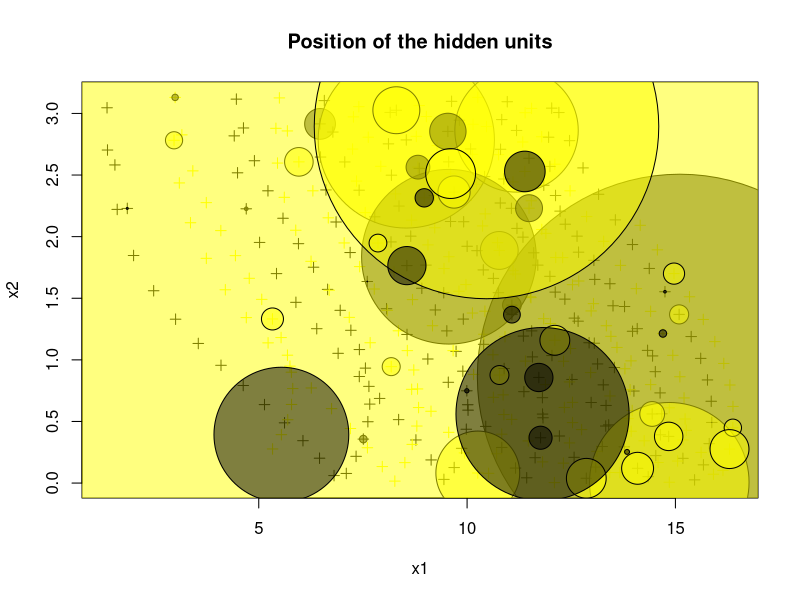

Reproduce this figure in R.
x <- c(4.627,2.478,15.180,12.977,11.486,11.064,10.884,14.442,8.357,11.841,2.967,11.187,1.370,1.996,7.172,9.909,4.090,6.299,11.808,14.332,15.859,13.033,12.095,10.133,9.137,7.604,16.308,3.741,14.452,6.653,8.772,14.632,9.444,14.937,8.184,8.507,13.558,13.779,10.023,10.232,9.605,13.863,11.386,12.106,7.211,7.560,14.838,12.334,7.347,11.341,15.232,11.793,7.409,8.266,10.448,11.697,13.244,6.392,13.969,15.260,15.811,4.896,11.519,10.910,10.772,13.536,4.198,12.000,10.143,5.221,13.132,11.400,6.261,11.160,11.838,7.608,8.648,15.378,14.639,4.440,14.406,12.861,10.832,5.892,9.237,5.536,7.644,13.502,10.777,12.675,7.272,13.774,5.332,6.779,11.197,12.749,5.582,8.366,13.971,10.085,14.966,11.763,13.962,5.816,12.531,7.336,15.053,16.161,8.558,6.483,7.929,9.549,7.050,9.214,13.399,10.372,5.749,7.785,1.603,10.128,11.101,10.389,11.812,15.616,12.203,9.628,9.539,13.053,13.088,13.430,10.889,13.335,9.918,15.672,12.680,7.555,8.683,11.599,11.351,10.257,9.603,11.722,12.294,10.466,8.914,14.749,7.901,12.568,9.061,9.805,12.315,12.869,8.721,3.094,9.134,11.822,14.853,7.200,10.754,13.681,13.043,12.472,9.898,7.422,12.664,10.630,8.836,6.955,4.772,10.833,14.346,13.269,10.238,14.529,5.224,11.392,15.089,12.783,8.113,11.071,5.072,14.405,13.839,8.794,14.092,11.431,12.530,13.938,8.811,13.278,9.994,8.821,3.004,10.881,14.062,7.413,8.555,13.064,7.861,9.224,16.381,6.807,5.888,1.548,5.783,13.428,9.514,6.471,9.973,12.215,6.061,8.067,9.815,2.993,8.850,3.549,10.001,9.736,11.541,4.700,5.426,8.690,9.559,10.428,13.788,12.977,10.257,9.564,6.574,9.936,11.548,7.619,13.667,11.791,16.141,3.418,6.315,14.583,11.957,9.058,10.832,7.965,8.302,5.689,11.468,7.628,15.912,4.463,9.870,12.457,11.103,9.687,5.495,9.013,3.742,11.880,15.338,12.530,6.459,7.065,10.516,8.284,15.769,15.107,11.533,11.075,12.459,13.342,13.452,5.963,14.567,4.094,13.424,4.491,10.709,10.731,5.412,14.155,12.128,1.359,9.022,12.232,4.412,5.613,4.701,5.787,16.298,10.631,5.450,9.981,10.157,6.856,12.574,8.247,7.402,8.085,11.891,11.364,13.156,7.252,6.905,7.101,8.541,10.751,12.356,5.619,15.460,8.179,15.873,12.347,8.174,8.670,11.568,9.690,12.031,11.163,13.934,9.446,11.632,11.988,15.181,5.953,12.115,11.988,7.510,7.772,8.566,14.083,14.004,10.398,11.550,16.378,5.543,5.696,11.487,15.607,14.700,15.668,14.673,10.435,12.311,11.811,6.748,4.633,1.845,9.440,11.336,5.329,14.852,10.016,12.518,14.372,12.458,15.207,8.852,6.613,9.170,15.946,13.912,10.865,10.420,14.250,7.193,6.691,10.621,13.327,10.797,6.255,8.154,9.665,12.639,13.597,12.106,8.352,12.123,7.664,8.781,12.483,12.928,9.280,10.964,8.668,7.674,5.020,14.517,10.803,5.687,9.976,6.669,12.037,9.558,12.966,8.972,3.362,3.155,13.116,7.415,11.076,10.402,5.138)
y <- c(0.792,1.561,0.201,0.654,2.636,2.230,0.556,0.561,0.515,2.417,2.782,2.862,2.703,1.847,1.345,1.331,2.049,2.372,0.693,1.077,0.664,1.456,0.004,2.668,0.188,1.636,0.796,2.276,1.032,1.572,0.350,0.732,0.030,1.037,2.499,0.166,2.136,1.433,0.592,2.425,2.512,0.523,2.529,2.588,1.240,0.933,0.379,0.614,2.451,1.996,0.520,2.058,2.377,0.016,0.460,1.769,0.297,1.253,1.936,0.428,0.320,2.616,1.512,1.188,1.888,0.938,1.569,1.295,2.912,2.372,0.967,0.990,0.772,1.697,1.334,0.287,2.004,1.189,0.392,1.846,0.799,0.039,0.397,1.467,1.405,1.181,0.785,1.439,0.877,1.874,2.972,0.294,0.277,2.849,2.067,0.434,2.149,2.248,1.232,2.712,1.700,0.368,0.589,0.767,0.491,0.217,0.179,0.971,1.206,2.646,2.571,0.818,1.949,2.333,0.472,2.087,0.949,2.161,2.221,1.380,2.444,1.730,0.172,0.249,3.007,3.098,2.854,1.135,0.130,0.707,0.930,0.630,2.121,0.148,1.640,2.195,0.314,1.869,1.193,3.130,2.123,0.857,1.830,2.894,1.581,1.553,0.687,0.209,1.933,1.557,0.989,2.163,0.918,2.436,0.583,0.530,0.007,0.443,2.665,1.767,1.808,2.372,0.908,1.757,1.314,0.696,0.613,1.402,1.662,0.289,0.052,0.797,1.886,0.223,1.138,3.006,1.369,2.558,2.753,0.517,1.491,1.394,0.253,0.463,0.120,0.043,0.655,0.421,0.764,1.962,0.749,2.564,1.330,2.468,1.578,0.865,1.765,1.653,1.948,2.072,0.622,0.061,2.052,2.582,0.900,1.618,1.235,2.915,1.611,0.382,0.344,1.415,2.945,3.130,3.064,1.133,1.922,1.069,2.291,2.226,1.700,1.489,0.412,1.395,0.928,1.397,0.082,1.837,3.104,0.245,3.041,0.498,0.085,2.811,0.103,2.534,1.752,0.167,2.807,1.007,2.950,0.134,3.026,1.038,0.342,2.807,0.072,3.116,0.282,0.326,1.724,2.362,3.126,1.769,1.824,0.799,1.512,1.610,0.202,2.606,0.079,2.347,0.837,0.863,1.505,1.444,2.779,1.277,1.191,2.607,1.893,0.956,0.086,2.518,0.238,1.951,2.879,2.092,1.831,3.046,2.975,2.207,2.818,2.319,1.343,0.638,0.276,1.661,2.597,0.437,0.882,2.119,1.339,1.713,3.055,1.402,2.027,0.742,2.344,2.711,1.053,0.078,2.785,1.545,2.101,0.489,0.026,0.945,0.492,1.493,1.957,0.761,1.024,0.126,3.043,0.122,0.992,1.741,0.206,2.570,0.350,1.943,1.550,1.678,0.357,1.575,1.075,1.253,0.747,1.126,1.235,0.449,0.393,0.514,2.231,1.012,1.214,1.328,0.562,2.185,0.162,0.560,0.604,2.882,2.229,1.545,2.768,1.332,0.611,0.636,0.841,1.742,0.821,0.691,2.554,2.379,1.277,1.148,0.758,0.716,2.488,0.343,1.871,1.565,1.041,0.463,2.273,1.800,3.008,1.075,2.004,1.101,1.159,1.236,2.334,0.641,2.814,1.092,1.139,2.739,3.095,2.134,1.139,1.953,0.904,2.709,2.858,2.294,2.153,1.035,2.607,0.897,2.315,2.113,2.826,0.258,1.084,1.367,1.208,0.637)
z <- c(-1.000,-1.000,-1.000,-1.000,-1.000,-1.000,1.000,-1.000,-1.000,-1.000,1.000,-1.000,-1.000,-1.000,1.000,-1.000,1.000,1.000,-1.000,-1.000,-1.000,1.000,1.000,1.000,-1.000,-1.000,1.000,1.000,-1.000,-1.000,-1.000,-1.000,-1.000,1.000,-1.000,1.000,-1.000,-1.000,-1.000,1.000,1.000,1.000,1.000,1.000,-1.000,-1.000,-1.000,1.000,1.000,-1.000,1.000,1.000,-1.000,1.000,-1.000,-1.000,-1.000,-1.000,-1.000,1.000,-1.000,-1.000,1.000,1.000,1.000,-1.000,1.000,1.000,1.000,-1.000,-1.000,1.000,1.000,1.000,1.000,1.000,-1.000,-1.000,-1.000,1.000,1.000,-1.000,1.000,-1.000,-1.000,1.000,-1.000,-1.000,1.000,-1.000,1.000,-1.000,1.000,-1.000,-1.000,1.000,-1.000,-1.000,-1.000,-1.000,1.000,-1.000,1.000,1.000,1.000,-1.000,1.000,1.000,-1.000,-1.000,1.000,-1.000,1.000,-1.000,-1.000,1.000,1.000,-1.000,-1.000,1.000,1.000,-1.000,1.000,1.000,-1.000,-1.000,-1.000,-1.000,-1.000,1.000,-1.000,-1.000,-1.000,-1.000,1.000,1.000,1.000,-1.000,-1.000,1.000,-1.000,-1.000,1.000,1.000,-1.000,-1.000,-1.000,-1.000,1.000,1.000,1.000,1.000,1.000,1.000,1.000,-1.000,1.000,1.000,1.000,1.000,-1.000,1.000,-1.000,1.000,-1.000,1.000,1.000,-1.000,1.000,-1.000,-1.000,-1.000,-1.000,-1.000,1.000,1.000,-1.000,-1.000,-1.000,1.000,1.000,1.000,1.000,1.000,-1.000,-1.000,1.000,1.000,1.000,1.000,-1.000,1.000,-1.000,-1.000,1.000,-1.000,-1.000,-1.000,1.000,1.000,1.000,-1.000,1.000,-1.000,1.000,-1.000,-1.000,-1.000,1.000,-1.000,-1.000,-1.000,-1.000,1.000,1.000,-1.000,-1.000,-1.000,1.000,-1.000,-1.000,1.000,1.000,1.000,1.000,1.000,1.000,1.000,-1.000,1.000,1.000,-1.000,1.000,1.000,1.000,1.000,-1.000,1.000,-1.000,-1.000,-1.000,1.000,-1.000,1.000,1.000,1.000,1.000,-1.000,-1.000,1.000,1.000,-1.000,1.000,-1.000,1.000,1.000,1.000,1.000,-1.000,-1.000,1.000,1.000,-1.000,1.000,1.000,-1.000,-1.000,1.000,1.000,1.000,1.000,-1.000,1.000,-1.000,1.000,1.000,1.000,1.000,1.000,-1.000,1.000,-1.000,-1.000,1.000,1.000,1.000,1.000,-1.000,1.000,-1.000,1.000,-1.000,-1.000,1.000,1.000,1.000,1.000,-1.000,-1.000,1.000,-1.000,-1.000,-1.000,-1.000,-1.000,-1.000,-1.000,1.000,-1.000,-1.000,-1.000,1.000,-1.000,-1.000,-1.000,-1.000,1.000,1.000,-1.000,-1.000,1.000,-1.000,-1.000,-1.000,-1.000,1.000,1.000,-1.000,-1.000,-1.000,-1.000,1.000,1.000,1.000,1.000,-1.000,1.000,1.000,-1.000,1.000,1.000,-1.000,1.000,-1.000,-1.000,-1.000,1.000,1.000,1.000,-1.000,-1.000,-1.000,1.000,1.000,-1.000,-1.000,1.000,1.000,1.000,1.000,-1.000,1.000,-1.000,1.000,1.000,-1.000,-1.000,1.000,-1.000,1.000,-1.000,1.000,1.000,1.000,-1.000,-1.000,1.000,1.000,-1.000,1.000,-1.000,1.000,1.000,-1.000,-1.000,-1.000,1.000,1.000,1.000,-1.000,-1.000,1.000,1.000,1.000,1.000,1.000,-1.000,-1.000,1.000,-1.000)
library("plotrix")
png("E:\\coding\\RBF\\hidden4.3.png")
plot(data.frame(x=x, y=y, names=c(1:length(x)), row.names="names"), col=color.scale(z,c(0,1,1),c(1,1,0),0), main="Position of the hidden units", xlab="x1", ylab="x2", pch=3)
draw.circle(6.471, 2.915, 0.369, col="#00000080")
draw.circle(8.541, 2.785, 2.115, col="#FFFF0080")
draw.circle(8.179, 0.945, 0.216, col="#FFFF0080")
draw.circle(15.107, 0.863, 4.861, col="#00000080")
draw.circle(14.853, 0.007, 1.914, col="#FFFF0080")
draw.circle(11.075, 1.444, 0.223, col="#00000080")
draw.circle(15.873, 0.492, 0.002, col="#00000080")
draw.circle(14.442, 0.561, 0.297, col="#FFFF0080")
draw.circle(2.993, 3.130, 0.077, col="#00000080")
draw.circle(10.772, 1.888, 0.454, col="#FFFF0080")
draw.circle(2.967, 2.782, 0.206, col="#FFFF0080")
draw.circle(5.963, 2.607, 0.343, col="#FFFF0080")
draw.circle(11.187, 2.862, 1.481, col="#FFFF0080")
draw.circle(4.700, 2.226, 0.043, col="#00000080")
draw.circle(7.510, 0.357, 0.091, col="#00000080")
draw.circle(10.257, 0.082, 1.006, col="#FFFF0080")
draw.circle(9.564, 1.837, 2.096, col="#00000080")
draw.circle(15.089, 1.369, 0.229, col="#FFFF0080")
draw.circle(11.808, 0.693, 32.683, col="#FFFF0080")
draw.circle(12.106, 1.159, 0.358, col="#FFFF0080")
draw.circle(13.839, 0.253, 0.059, col="#00000080")
draw.circle(16.378, 0.449, 0.208, col="#FFFF0080")
draw.circle(12.861, 0.039, 0.477, col="#FFFF0080")
draw.circle(7.604, 1.636, 0.008, col="#00000080")
draw.circle(9.539, 2.854, 0.436, col="#00000080")
draw.circle(5.543, 0.393, 1.618, col="#00000080")
draw.circle(14.092, 0.120, 0.383, col="#FFFF0080")
draw.circle(11.487, 2.231, 0.323, col="#00000080")
draw.circle(16.298, 0.276, 0.467, col="#FFFF0080")
draw.circle(8.302, 3.026, 0.563, col="#FFFF0080")
draw.circle(14.700, 1.214, 0.090, col="#00000080")
draw.circle(9.994, 0.749, 0.051, col="#00000080")
draw.circle(8.821, 2.564, 0.285, col="#00000080")
draw.circle(10.777, 0.877, 0.227, col="#FFFF0080")
draw.circle(11.811, 0.560, 2.078, col="#00000080")
draw.circle(9.687, 2.362, 0.386, col="#FFFF0080")
draw.circle(11.722, 0.857, 0.339, col="#00000080")
draw.circle(10.466, 2.894, 4.134, col="#FFFF0080")
draw.circle(8.555, 1.765, 0.458, col="#00000080")
draw.circle(1.845, 2.229, 0.024, col="#00000080")
draw.circle(7.861, 1.948, 0.213, col="#FFFF0080")
draw.circle(11.386, 2.529, 0.487, col="#00000080")
draw.circle(9.605, 2.512, 0.598, col="#FFFF0080")
draw.circle(14.838, 0.379, 0.341, col="#FFFF0080")
draw.circle(5.329, 1.332, 0.264, col="#FFFF0080")
draw.circle(8.972, 2.315, 0.220, col="#00000080")
draw.circle(14.966, 1.700, 0.254, col="#FFFF0080")
draw.circle(11.763, 0.368, 0.277, col="#00000080")
draw.circle(14.749, 1.553, 0.031, col="#00000080")
draw.circle(11.076, 1.367, 0.201, col="#00000080")
dev.off()
